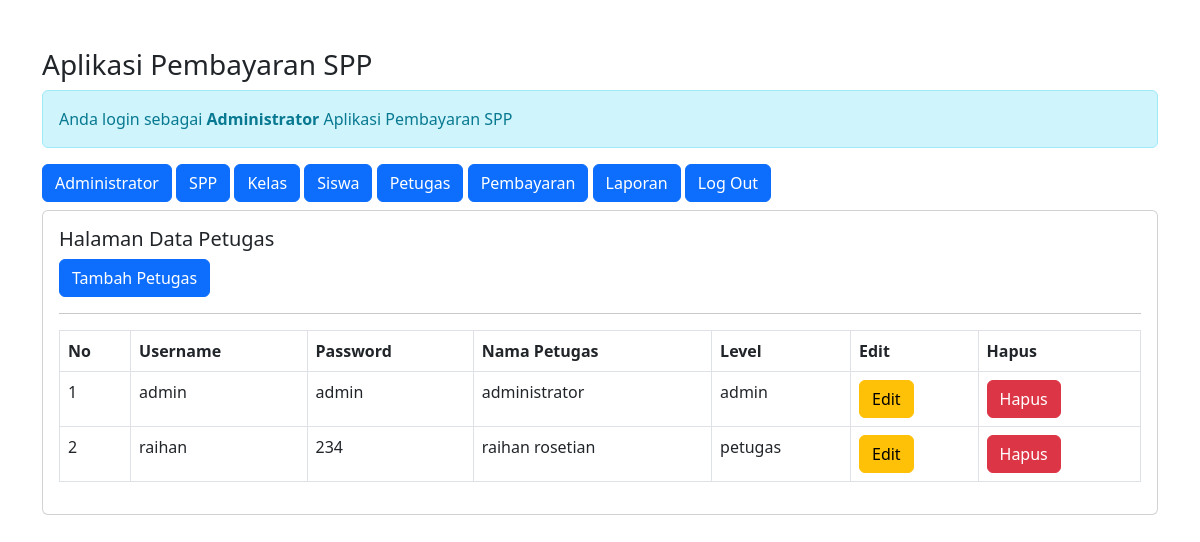
Page /admin/admin.php?url=petugas (signed in) on the committed database.
### tables this page shows
CREATE TABLE `petugas` (
  `id_petugas` int(11) NOT NULL,
  `username` varchar(25) NOT NULL,
  `password` varchar(32) NOT NULL,
  `nama_petugas` varchar(35) NOT NULL,
  `level` enum('admin','petugas') NOT NULL
);

### admin/petugas.php (the view)
<h5>Halaman Data Petugas</h5>
<a href="?url=tambah-petugas" class="btn btn-primary">Tambah Petugas</a>
<hr>
<table class="table table-stripped table-bordered">
    <tr class="fw-bold">
        <td>No</td>
        <td>Username</td>
        <td>Password</td>
        <td>Nama Petugas</td>
        <td>Level</td>
        <td>Edit</td>
        <td>Hapus</td>
    </tr>
    <?php
    include '../conn.php';
    $no = '1';
    $sql = "SELECT*FROM petugas ORDER BY id_petugas ASC";
    $query = mysqli_query($koneksi, $sql);
    foreach($query as $data){ ?>
        <tr>
            <td><?= $no++; ?></td>
            <td><?= $data['username'] ?></td>
            <td><?= $data['password'] ?></td>
            <td><?= $data['nama_petugas'] ?></td>
            <td><?= $data['level'] ?></td>
            <td>
                <a href="?url=edit-petugas&id_petugas=<?= $data['id_petugas']?>" class="btn btn-warning">Edit</a>
            </td>
            <td>
                <a onclick="return confirm ('Apakah Anda Yakin Ingin Menghapus Data ini?')" href="?url=hapus-petugas&id_petugas=<?= $data['id_petugas']?>" class="btn btn-danger">Hapus</a>
            </td>
        </tr>
    <?php } ?>
</table>

### rows in the picture
petugas: username "admin", password "admin", nama_petugas "administrator", level "admin"
petugas: username "raihan", password "234", nama_petugas "raihan rosetian", level "petugas"
